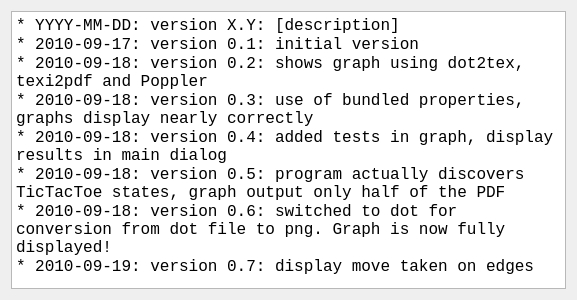
<?xml version="1.0" encoding="UTF-8"?>
<ui version="4.0">
 <class>DialogWhatsNew</class>
 <widget class="QDialog" name="DialogWhatsNew">
  <property name="geometry">
   <rect>
    <x>0</x>
    <y>0</y>
    <width>577</width>
    <height>300</height>
   </rect>
  </property>
  <property name="font">
   <font>
    <family>Courier New</family>
    <pointsize>12</pointsize>
   </font>
  </property>
  <property name="windowTitle">
   <string>What's new?</string>
  </property>
  <property name="windowIcon">
   <iconset resource="ToolTicTacToeValuer.qrc">
    <normaloff>:/images/R.png</normaloff>:/images/R.png</iconset>
  </property>
  <layout class="QGridLayout" name="gridLayout">
   <item row="0" column="0">
    <widget class="QPlainTextEdit" name="plainTextEdit">
     <property name="readOnly">
      <bool>true</bool>
     </property>
     <property name="plainText">
      <string>* YYYY-MM-DD: version X.Y: [description]
* 2010-09-17: version 0.1: initial version
* 2010-09-18: version 0.2: shows graph using dot2tex, texi2pdf and Poppler
* 2010-09-18: version 0.3: use of bundled properties, graphs display nearly correctly
* 2010-09-18: version 0.4: added tests in graph, display results in main dialog
* 2010-09-18: version 0.5: program actually discovers TicTacToe states, graph output only half of the PDF
* 2010-09-18: version 0.6: switched to dot for conversion from dot file to png. Graph is now fully displayed!
* 2010-09-19: version 0.7: display move taken on edges</string>
     </property>
    </widget>
   </item>
  </layout>
 </widget>
 <resources>
  <include location="ToolTicTacToeValuer.qrc"/>
 </resources>
 <connections/>
</ui>
